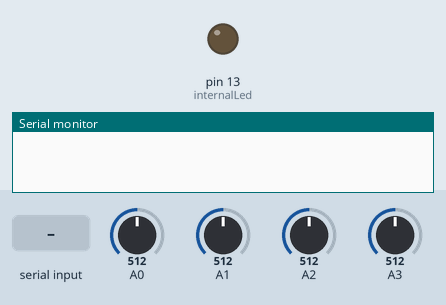
This sketch was run on a simulated Arduino Uno, built with avr-gcc and run on an emulated ATmega328P. Shown: output pins drawn as LEDs (lit = HIGH), the last lines printed to the serial monitor. The inputs (shaded band) are chosen by the test bench; at power-on: A0 = 512, A1 = 512, A2 = 512, A3 = 512. Pins used as bus, display or sensor lines are not drawn.

Above: at 1.2 s.
1.3 s: "7" received over Serial
At 2.2 s:
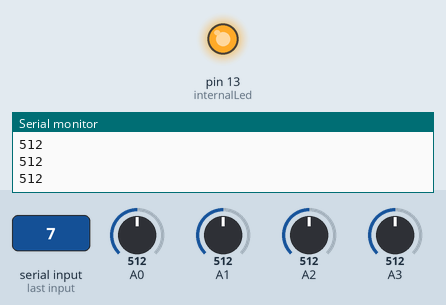
Timing chart, 0 to 16.2 s (numbered marks = the images above; inputs shaded):
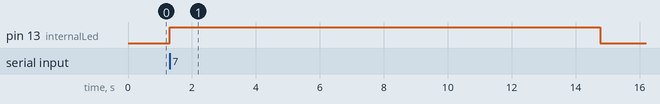

Measured:
- after the input at 1.3 s, pin 13 (internalLed): LOW → HIGH at once, → LOW 13.5 s later

The sketch:

AnalogReadAndSendToBT.ino
```cpp
/*
 * This Arduino software is a part of a final project in a Computer and Electric Engineering degree in the Hebrew University of Jerusalem.
 * In our project, the Arudino board gets an input of 4 sensors through its AnalogIn pins, reads 600 samples from each sensor, and then sends the samples to
 * to a BT connected device
 */

/*--- Declaring Variables ---*/

//Sensor analogIn pin numbers
int sensorsInput[] = {0,1,2,3};
int sensorsVCC[] = {4,8};
int numOfSensors = 4;

//Digital pin numbers for led lights
int internalLed = 13;
char inSerial[15];

int val = 0;              // variable to store the analog read value
int numOfInputs = 600;    // Max number of reads that can be saved in the Arduino board flash memory without causing instabilty
int inputs[600];          // int array to store the analog reads from each sensor
int currentSensor;
//Inner Variables
int i = 0;

/*---End Variable Declaration ---*/

void setup() {
  Serial.begin(9600);  //  setup serial - check if can enhance speed of data transfer

  //set digital pins of led as output to be able to turn them on
   pinMode(internalLed, OUTPUT);
   pinMode(sensorsVCC[0], OUTPUT);
   pinMode(sensorsVCC[1], OUTPUT);
}

void loop() {

  i = 0;
  if (Serial.available() > 0) {

    //indicator for run start
    digitalWrite(internalLed, HIGH);

    while (Serial.available() > 0) {
      inSerial[i]=Serial.read();
      i++;
    }
    inSerial[i]='\0';
    if(!strcmp(inSerial,"7")){
      for (int j = 0; j < numOfSensors; j++) {
        if (j == 0 || j == 2) {
          currentSensor = sensorsVCC[0];
        } else if (j == 1 || j == 3) {
          currentSensor = sensorsVCC[1];
        }
        digitalWrite(currentSensor, HIGH);
        delay(250);
        readFromSensorAndSend(sensorsInput[j]);
        digitalWrite(currentSensor, LOW);
      }
    }

    //indicator for run finish
    digitalWrite(internalLed, LOW);
  }
}

void readFromSensorAndSend(int sensor) {
  for (int inputIndex = 0; inputIndex < numOfInputs; inputIndex++) {
    inputs[inputIndex] = analogRead(sensor); // read the input pin
  }
  for (int inputIndex = 0; inputIndex < numOfInputs; inputIndex++) {
    Serial.println(inputs[inputIndex]);
  }
}
```
